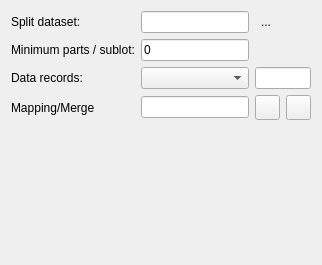
     <widget class="QWidget" name="tabAdvanced">
      <attribute name="title">
       <string>Advanced</string>
      </attribute>
      <layout class="QVBoxLayout" name="verticalLayout">
       <item>
        <layout class="QGridLayout" name="gridLayout_2">
         <item row="0" column="0">
          <widget class="QLabel" name="TextLabelSplitField">
           <property name="text">
            <string>Split dataset:</string>
           </property>
           <property name="wordWrap">
            <bool>false</bool>
           </property>
          </widget>
         </item>
         <item row="1" column="0">
          <widget class="QLabel" name="TextLabelMinimumParts">
           <property name="text">
            <string>Minimum parts / sublot:</string>
           </property>
           <property name="wordWrap">
            <bool>false</bool>
           </property>
          </widget>
         </item>
         <item row="1" column="1">
          <widget class="QLineEdit" name="lineEditMinimumPartPerFile">
           <property name="toolTip">
            <string>Ignore any sublot with fewer parts than specified here...</string>
           </property>
           <property name="text">
            <string>0</string>
           </property>
          </widget>
         </item>
         <item row="2" column="0">
          <widget class="QLabel" name="TextLabelDataTypeFilter">
           <property name="text">
            <string>Data records:</string>
           </property>
           <property name="wordWrap">
            <bool>false</bool>
           </property>
          </widget>
         </item>
         <item row="2" column="1">
          <widget class="QComboBox" name="DataTypeFilter">
           <property name="toolTip">
            <string>Select the type of data to retrieve (if applicable)</string>
           </property>
           <property name="editable">
            <bool>false</bool>
           </property>
          </widget>
         </item>
         <item row="2" column="2" colspan="2">
          <widget class="QLineEdit" name="lineEditProcess">
           <property name="toolTip">
            <string>Specify the List of bins or parts to process/exclude. E.g.: 1 to 6, 9 to 13,17</string>
           </property>
           <property name="text">
            <string/>
           </property>
          </widget>
         </item>
         <item row="3" column="0">
          <widget class="QLabel" name="TextLabelMapTests">
           <property name="text">
            <string>Mapping/Merge</string>
           </property>
           <property name="wordWrap">
            <bool>false</bool>
           </property>
          </widget>
         </item>
         <item row="3" column="1">
          <widget class="QLineEdit" name="LineEditMapTests">
           <property name="toolTip">
            <string>Map Parameters or Tests to new numbers/names (.csv file)</string>
           </property>
           <property name="readOnly">
            <bool>false</bool>
           </property>
          </widget>
         </item>
         <item row="3" column="2">
          <widget class="QPushButton" name="pushButtonCreateMapTests">
           <property name="minimumSize">
            <size>
             <width>25</width>
             <height>25</height>
            </size>
           </property>
           <property name="maximumSize">
            <size>
             <width>25</width>
             <height>25</height>
            </size>
           </property>
           <property name="toolTip">
            <string>Edit map file / Create tests numbers/Parameters mapping file from template</string>
           </property>
           <property name="text">
            <string/>
           </property>
           <property name="icon">
            <iconset resource="gex.qrc">
             <normaloff>:/gex/icons/script_edit.png</normaloff>:/gex/icons/script_edit.png</iconset>
           </property>
           <property name="iconSize">
            <size>
             <width>32</width>
             <height>32</height>
            </size>
           </property>
          </widget>
         </item>
         <item row="3" column="3">
          <widget class="QPushButton" name="pushButtonMapTests">
           <property name="minimumSize">
            <size>
             <width>25</width>
             <height>25</height>
            </size>
           </property>
           <property name="maximumSize">
            <size>
             <width>25</width>
             <height>25</height>
            </size>
           </property>
           <property name="toolTip">
            <string>Select mapping file</string>
           </property>
           <property name="text">
            <string/>
           </property>
           <property name="icon">
            <iconset resource="gex.qrc">
             <normaloff>:/gex/icons/file_open.png</normaloff>:/gex/icons/file_open.png</iconset>
           </property>
           <property name="iconSize">
            <size>
             <width>32</width>
             <height>32</height>
            </size>
           </property>
          </widget>
         </item>
         <item row="0" column="1">
          <widget class="QLineEdit" name="lineEditSplitField">
           <property name="toolTip">
            <string>Split your dataset by distinct values of the selected fields. The outcome will be a compare of the resulting datasets.</string>
           </property>
          </widget>
         </item>
         <item row="0" column="2">
          <widget class="QToolButton" name="toolButtonSplitField">
           <property name="minimumSize">
            <size>
             <width>22</width>
             <height>22</height>
            </size>
           </property>
           <property name="maximumSize">
            <size>
             <width>22</width>
             <height>22</height>
            </size>
           </property>
           <property name="text">
            <string>...</string>
           </property>
           <property name="icon">
            <iconset resource="gex.qrc">
             <normaloff>:/gex/icons/combo.png</normaloff>:/gex/icons/combo.png</iconset>
           </property>
           <property name="iconSize">
            <size>
             <width>32</width>
             <height>32</height>
            </size>
           </property>
           <property name="autoRaise">
            <bool>true</bool>
           </property>
          </widget>
         </item>
        </layout>
       </item>
       <item>
        <spacer name="verticalSpacer">
         <property name="orientation">
          <enum>Qt::Vertical</enum>
         </property>
         <property name="sizeHint" stdset="0">
          <size>
           <width>20</width>
           <height>134</height>
          </size>
         </property>
        </spacer>
       </item>
      </layout>
     </widget>
